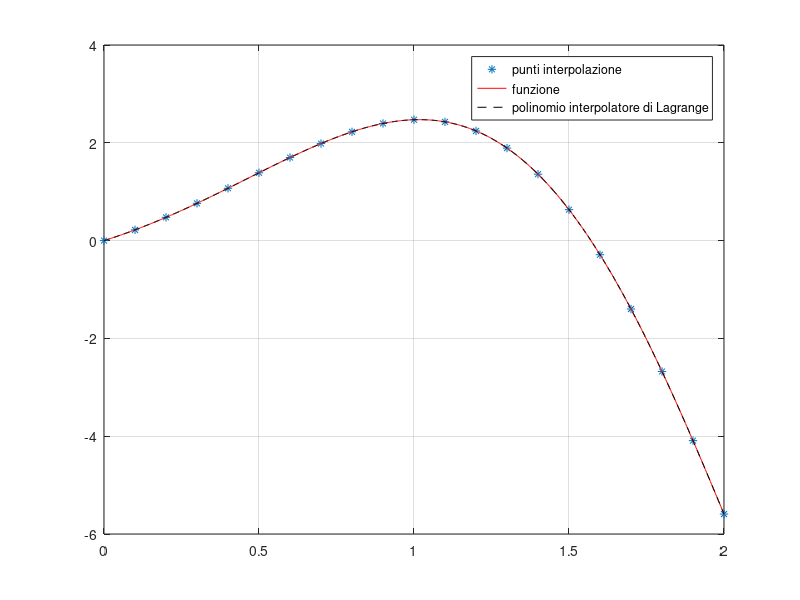

The MATLAB source for this figure:
% Esercizio 1 interpolazione
clear
clc
close all

fun=@(x) exp(x).*sin(2*x);
a=0; b=2;
x=linspace(a,b,1000); %ascisse grafico
n=20; %grado polinomio interpolatore
nodi=linspace(a,b,n+1); %nodi di interpolazione
val=fun(nodi);
coeff=polyfit(nodi,val,n); %coefficienti polinomio interpolatore di Lagrange
pol=polyval(coeff,x);
plot(nodi,val,'*')
hold on
plot(x,fun(x),'r')
plot(x,pol,'k--')
grid on
legend('punti interpolazione','funzione','polinomio interpolatore di Lagrange')



